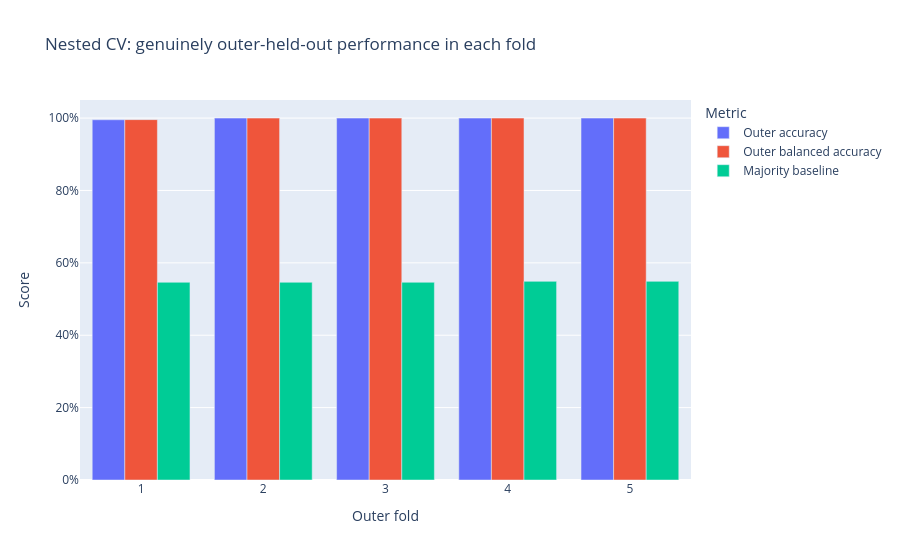

The notebook cell this image was saved under:
### Markdown cell above
## Going further: nested cross-validation

A perfect score on one split is not enough. This study uses **five outer folds on the 1,078-row development set only**, keeping the existing 270-row holdout out of the study entirely. Every development row gets exactly one out-of-fold prediction from a model that did not train on it.

For **each outer fold**, repeat the original selection procedure from scratch: screen all 14 architectures, refine the top three using all three PSO profiles, and rank the 23 candidates by inner validation accuracy, then BCE, then parameter count. Inner selection uses three stratified folds and two optimizer seeds per fold (11 and 29, with the notebook's fold offsets). All scalers are fitted within their respective training partition. Refit the winning configuration on outer-training rows using seeds 101/202/303 and choose the restart by training objective only. Evaluate it once on the outer-validation rows at the fixed 0.5 threshold. No outer scores choose configurations or restarts.

### Code cell
import json
import hashlib
from pathlib import Path
import numpy as np
import pandas as pd
import plotly.express as px
from IPython.display import display


data_path = next(
    (root / 'outline' / 'data_banknote_authentication.txt'
     for root in (Path.cwd(), *Path.cwd().parents)
     if (root / 'outline' / 'data_banknote_authentication.txt').is_file()),
    None,
)
if data_path is None:
    raise FileNotFoundError('Could not locate outline/data_banknote_authentication.txt from the current directory.')
nested_directory = data_path.parent.parent / 'Riddhi' / 'ann_results' / 'nested_cv'
nested_path = nested_directory / 'results.json'
if not nested_path.is_file():
    raise FileNotFoundError('Run python -m src.evaluation.riddhi_nested_cv from the project root first.')
nested_results = json.loads(nested_path.read_text())
if nested_results['data_sha256'] != hashlib.sha256(data_path.read_bytes()).hexdigest():
    raise ValueError('Nested CV results belong to a different source dataset.')
nested_predictions = pd.read_csv(nested_directory / 'out_of_fold_predictions.csv')
if (nested_predictions['original_row_index'].duplicated().any()
        or set(nested_predictions['original_row_index']) != set(nested_results['development_original_row_indices'])
        or set(nested_predictions['original_row_index']) & set(nested_results['excluded_holdout_original_row_indices'])):
    raise ValueError('Out-of-fold rows do not match the development-only protocol.')
nested_fold_frame = pd.DataFrame([
    {
        'Outer fold': fold['fold'], 'Validation rows': fold['report']['samples'],
        'Architecture': ' -> '.join(map(str, [4, *fold['selected']['config']['hidden'], 1])),
        'Activations': ' / '.join(fold['selected']['config']['activations']),
        'Inner-selected accuracy': fold['selected']['mean_accuracy'],
        'Outer accuracy': fold['report']['accuracy'],
        'Outer balanced accuracy': fold['report']['balanced_accuracy'],
        'Outer F1 (class 1)': fold['report']['f1_class_1'],
        'Outer BCE': fold['report']['binary_cross_entropy'],
        'Majority baseline': fold['report']['majority_baseline_accuracy'],
        'Errors': fold['report']['confusion_matrix'][0][1] + fold['report']['confusion_matrix'][1][0],
    }
    for fold in nested_results['folds']
])
display(nested_fold_frame)
print(f"Mean outer accuracy: {nested_results['mean_outer_accuracy']:.4%}; "
      f"fold SD: {nested_results['std_outer_accuracy']:.4%} (not a confidence interval).")
pooled = nested_results['pooled_out_of_fold']
errors = int(np.sum(nested_predictions['actual_class'] != nested_predictions['predicted_class']))
print(f"Out-of-fold accuracy: {pooled['accuracy']:.4%}; "
      f"errors: {errors}/{len(nested_predictions)}; "
      f"balanced accuracy: {pooled['balanced_accuracy']:.4%}; "
      f"F1 (class 1): {pooled['f1_class_1']:.4%}; AUC: {pooled['roc_auc']:.6f}.")
plot_data = nested_fold_frame.melt(
    id_vars='Outer fold', value_vars=['Outer accuracy', 'Outer balanced accuracy', 'Majority baseline'],
    var_name='Metric', value_name='Score',
)
figure = px.bar(plot_data, x='Outer fold', y='Score', color='Metric', barmode='group',
                 range_y=[0, 1.05], title='Nested CV: genuinely outer-held-out performance in each fold')
figure.update_yaxes(tickformat='.0%')
figure.show()
matrix = np.asarray(pooled['confusion_matrix'])
px.imshow(matrix, x=['Predicted 0', 'Predicted 1'], y=['Actual 0', 'Actual 1'],
          text_auto=True, color_continuous_scale='Blues',
          title='Pooled out-of-fold confusion matrix (five separately selected models)').show()
print('Out-of-fold mistakes (empty means no mistakes in this study):')
display(nested_predictions.loc[nested_predictions['actual_class'] != nested_predictions['predicted_class']])
print(nested_results['interpretation'])

### Figure 1 — Plotly figure (JSON) as saved in the notebook; plotly's stock layout.template omitted (floating-point values rounded to 4 significant figures)
{"data": [{"alignmentgroup": "True", "hovertemplate": "Metric=Outer accuracy<br>Outer fold=%{x}<br>Score=%{y}<extra></extra>", "legendgroup": "Outer accuracy", "marker": {"color": "#636efa", "pattern": {"shape": ""}}, "name": "Outer accuracy", "offsetgroup": "Outer accuracy", "orientation": "v", "showlegend": true, "textposition": "auto", "type": "bar", "x": [1, 2, 3, 4, 5], "xaxis": "x", "y": [0.9954, 1.0, 1.0, 1.0, 1.0], "yaxis": "y"}, {"alignmentgroup": "True", "hovertemplate": "Metric=Outer balanced accuracy<br>Outer fold=%{x}<br>Score=%{y}<extra></extra>", "legendgroup": "Outer balanced accuracy", "marker": {"color": "#EF553B", "pattern": {"shape": ""}}, "name": "Outer balanced accuracy", "offsetgroup": "Outer balanced accuracy", "orientation": "v", "showlegend": true, "textposition": "auto", "type": "bar", "x": [1, 2, 3, 4, 5], "xaxis": "x", "y": [0.9958, 1.0, 1.0, 1.0, 1.0], "yaxis": "y"}, {"alignmentgroup": "True", "hovertemplate": "Metric=Majority baseline<br>Outer fold=%{x}<br>Score=%{y}<extra></extra>", "legendgroup": "Majority baseline", "marker": {"color": "#00cc96", "pattern": {"shape": ""}}, "name": "Majority baseline", "offsetgroup": "Majority baseline", "orientation": "v", "showlegend": true, "textposition": "auto", "type": "bar", "x": [1, 2, 3, 4, 5], "xaxis": "x", "y": [0.5463, 0.5463, 0.5463, 0.5488, 0.5488], "yaxis": "y"}], "layout": {"barmode": "group", "legend": {"title": {"text": "Metric"}, "tracegroupgap": 0}, "title": {"text": "Nested CV: genuinely outer-held-out performance in each fold"}, "xaxis": {"anchor": "y", "domain": [0, 1], "title": {"text": "Outer fold"}}, "yaxis": {"anchor": "x", "domain": [0, 1], "range": [0, 1.05], "tickformat": ".0%", "title": {"text": "Score"}}}}
